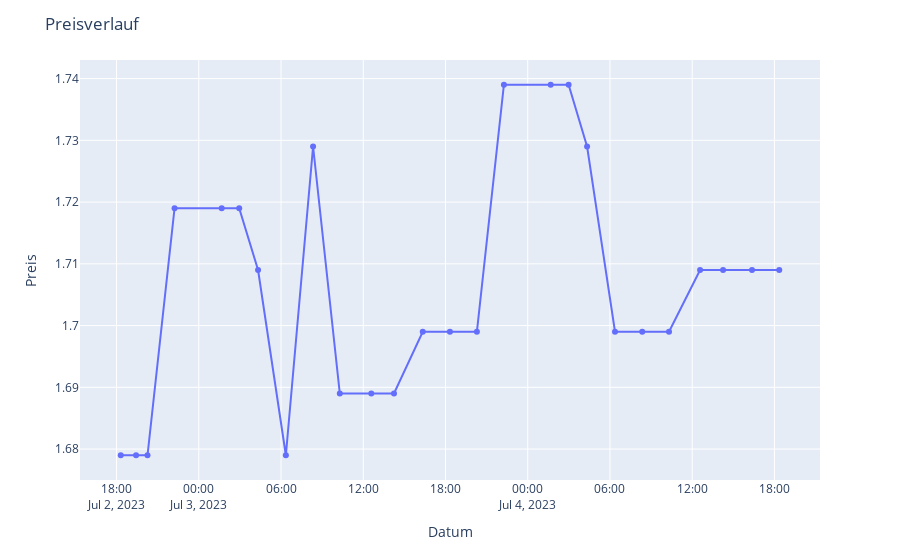

Source (notebook cell):
### Code cell
# Mit hoverover funktion
fig = px.line(df_1, x='Uhrzeit', y='Preis', hover_data=['Preis'], markers=True)

fig.update_layout(
    title='Preisverlauf',
    xaxis_title='Datum',
    yaxis_title='Preis'
)

fig.show()

### Figure 1 — Plotly figure (JSON) as saved in the notebook; plotly's stock layout.template omitted (floating-point values rounded to 4 significant figures)
{"data": [{"hovertemplate": "Uhrzeit=%{x}<br>Preis=%{y}<extra></extra>", "legendgroup": "", "line": {"color": "#636efa", "dash": "solid"}, "marker": {"symbol": "circle"}, "mode": "markers+lines", "name": "", "orientation": "v", "showlegend": false, "x": ["2023-07-02T18:18:23", "2023-07-02T19:25:32", "2023-07-02T20:15:30", "2023-07-02T22:13:57", "2023-07-03T01:40:19", "2023-07-03T02:56:56", "2023-07-03T04:19:31", "2023-07-03T06:21:10", "2023-07-03T08:20:19", "2023-07-03T10:17:22", "2023-07-03T12:35:08", "2023-07-03T14:14:32", "2023-07-03T16:20:24", "2023-07-03T18:19:22", "2023-07-03T20:17:24", "2023-07-03T22:15:42", "2023-07-04T01:40:26", "2023-07-04T02:58:56", "2023-07-04T04:19:49", "2023-07-04T06:22:03", "2023-07-04T08:21:13", "2023-07-04T10:18:27", "2023-07-04T12:34:29", "2023-07-04T14:15:07", "2023-07-04T16:21:48", "2023-07-04T18:21:01"], "xaxis": "x", "y": [1.679, 1.679, 1.679, 1.719, 1.719, 1.719, 1.709, 1.679, 1.729, 1.689, 1.689, 1.689, 1.699, 1.699, 1.699, 1.739, 1.739, 1.739, 1.729, 1.699, 1.699, 1.699, 1.709, 1.709, 1.709, 1.709], "yaxis": "y", "type": "scatter"}], "layout": {"xaxis": {"anchor": "y", "domain": [0.0, 1.0], "title": {"text": "Datum"}}, "yaxis": {"anchor": "x", "domain": [0.0, 1.0], "title": {"text": "Preis"}}, "legend": {"tracegroupgap": 0}, "margin": {"t": 60}, "title": {"text": "Preisverlauf"}}}
